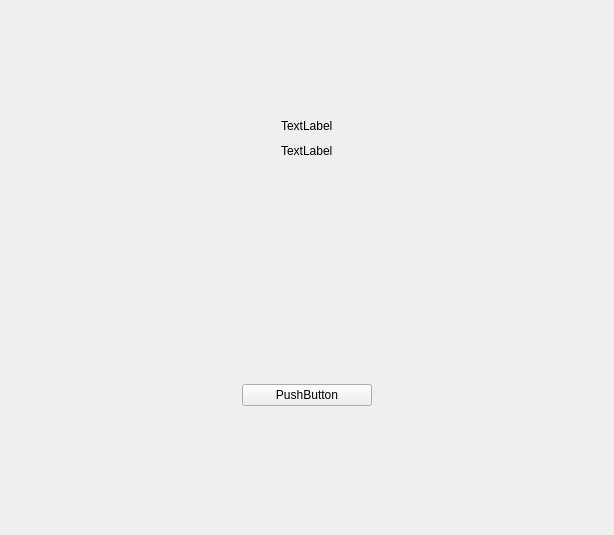
<?xml version="1.0" encoding="UTF-8"?>
<ui version="4.0">
 <class>CheckFailedStackedWidget</class>
 <widget class="QWidget" name="CheckFailedStackedWidget">
  <property name="geometry">
   <rect>
    <x>0</x>
    <y>0</y>
    <width>614</width>
    <height>535</height>
   </rect>
  </property>
  <property name="windowTitle">
   <string>Form</string>
  </property>
  <layout class="QHBoxLayout" name="horizontalLayout_5">
   <item>
    <layout class="QHBoxLayout" name="horizontalLayout_4">
     <item>
      <spacer name="horizontalSpacer_7">
       <property name="orientation">
        <enum>Qt::Horizontal</enum>
       </property>
       <property name="sizeType">
        <enum>QSizePolicy::Fixed</enum>
       </property>
       <property name="sizeHint" stdset="0">
        <size>
         <width>40</width>
         <height>20</height>
        </size>
       </property>
      </spacer>
     </item>
     <item>
      <layout class="QVBoxLayout" name="verticalLayout">
       <item>
        <spacer name="verticalSpacer_6">
         <property name="orientation">
          <enum>Qt::Vertical</enum>
         </property>
         <property name="sizeType">
          <enum>QSizePolicy::Fixed</enum>
         </property>
         <property name="sizeHint" stdset="0">
          <size>
           <width>20</width>
           <height>10</height>
          </size>
         </property>
        </spacer>
       </item>
       <item>
        <widget class="QWidget" name="background_widget" native="true">
         <layout class="QVBoxLayout" name="verticalLayout_3">
          <property name="spacing">
           <number>3</number>
          </property>
          <property name="leftMargin">
           <number>0</number>
          </property>
          <property name="topMargin">
           <number>0</number>
          </property>
          <property name="rightMargin">
           <number>0</number>
          </property>
          <property name="bottomMargin">
           <number>0</number>
          </property>
          <item>
           <layout class="QVBoxLayout" name="verticalLayout_2">
            <property name="spacing">
             <number>3</number>
            </property>
            <item>
             <spacer name="verticalSpacer">
              <property name="orientation">
               <enum>Qt::Vertical</enum>
              </property>
              <property name="sizeType">
               <enum>QSizePolicy::Fixed</enum>
              </property>
              <property name="sizeHint" stdset="0">
               <size>
                <width>20</width>
                <height>95</height>
               </size>
              </property>
             </spacer>
            </item>
            <item>
             <layout class="QHBoxLayout" name="horizontalLayout_2">
              <item>
               <spacer name="horizontalSpacer_3">
                <property name="orientation">
                 <enum>Qt::Horizontal</enum>
                </property>
                <property name="sizeHint" stdset="0">
                 <size>
                  <width>40</width>
                  <height>20</height>
                 </size>
                </property>
               </spacer>
              </item>
              <item>
               <widget class="QLabel" name="title_label">
                <property name="text">
                 <string>TextLabel</string>
                </property>
               </widget>
              </item>
              <item>
               <spacer name="horizontalSpacer_4">
                <property name="orientation">
                 <enum>Qt::Horizontal</enum>
                </property>
                <property name="sizeHint" stdset="0">
                 <size>
                  <width>40</width>
                  <height>20</height>
                 </size>
                </property>
               </spacer>
              </item>
             </layout>
            </item>
            <item>
             <spacer name="verticalSpacer_2">
              <property name="orientation">
               <enum>Qt::Vertical</enum>
              </property>
              <property name="sizeType">
               <enum>QSizePolicy::Fixed</enum>
              </property>
              <property name="sizeHint" stdset="0">
               <size>
                <width>20</width>
                <height>2</height>
               </size>
              </property>
             </spacer>
            </item>
            <item>
             <layout class="QHBoxLayout" name="horizontalLayout">
              <item>
               <spacer name="horizontalSpacer">
                <property name="orientation">
                 <enum>Qt::Horizontal</enum>
                </property>
                <property name="sizeHint" stdset="0">
                 <size>
                  <width>40</width>
                  <height>20</height>
                 </size>
                </property>
               </spacer>
              </item>
              <item>
               <widget class="QLabel" name="download_label">
                <property name="text">
                 <string>TextLabel</string>
                </property>
               </widget>
              </item>
              <item>
               <spacer name="horizontalSpacer_2">
                <property name="orientation">
                 <enum>Qt::Horizontal</enum>
                </property>
                <property name="sizeHint" stdset="0">
                 <size>
                  <width>40</width>
                  <height>20</height>
                 </size>
                </property>
               </spacer>
              </item>
             </layout>
            </item>
            <item>
             <spacer name="verticalSpacer_4">
              <property name="orientation">
               <enum>Qt::Vertical</enum>
              </property>
              <property name="sizeType">
               <enum>QSizePolicy::Fixed</enum>
              </property>
              <property name="sizeHint" stdset="0">
               <size>
                <width>20</width>
                <height>220</height>
               </size>
              </property>
             </spacer>
            </item>
            <item>
             <layout class="QHBoxLayout" name="horizontalLayout_3">
              <item>
               <spacer name="horizontalSpacer_5">
                <property name="orientation">
                 <enum>Qt::Horizontal</enum>
                </property>
                <property name="sizeHint" stdset="0">
                 <size>
                  <width>40</width>
                  <height>20</height>
                 </size>
                </property>
               </spacer>
              </item>
              <item>
               <widget class="QPushButton" name="reupdate_btn">
                <property name="minimumSize">
                 <size>
                  <width>130</width>
                  <height>0</height>
                 </size>
                </property>
                <property name="text">
                 <string>PushButton</string>
                </property>
               </widget>
              </item>
              <item>
               <spacer name="horizontalSpacer_6">
                <property name="orientation">
                 <enum>Qt::Horizontal</enum>
                </property>
                <property name="sizeHint" stdset="0">
                 <size>
                  <width>40</width>
                  <height>20</height>
                 </size>
                </property>
               </spacer>
              </item>
             </layout>
            </item>
            <item>
             <spacer name="verticalSpacer_3">
              <property name="orientation">
               <enum>Qt::Vertical</enum>
              </property>
              <property name="sizeHint" stdset="0">
               <size>
                <width>20</width>
                <height>40</height>
               </size>
              </property>
             </spacer>
            </item>
           </layout>
          </item>
         </layout>
        </widget>
       </item>
       <item>
        <spacer name="verticalSpacer_5">
         <property name="orientation">
          <enum>Qt::Vertical</enum>
         </property>
         <property name="sizeType">
          <enum>QSizePolicy::Fixed</enum>
         </property>
         <property name="sizeHint" stdset="0">
          <size>
           <width>20</width>
           <height>80</height>
          </size>
         </property>
        </spacer>
       </item>
      </layout>
     </item>
     <item>
      <spacer name="horizontalSpacer_8">
       <property name="orientation">
        <enum>Qt::Horizontal</enum>
       </property>
       <property name="sizeType">
        <enum>QSizePolicy::Fixed</enum>
       </property>
       <property name="sizeHint" stdset="0">
        <size>
         <width>40</width>
         <height>20</height>
        </size>
       </property>
      </spacer>
     </item>
    </layout>
   </item>
  </layout>
 </widget>
 <resources/>
 <connections/>
</ui>
